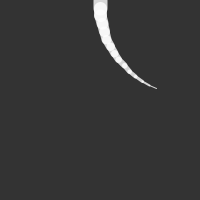
Frame 1 (no input)
Frame 60 (the mouse pressed at the canvas centre just before this capture): identical to frame 1, image omitted
Frame 120 (the mouse held since frame 60 and released just before this capture): identical to frame 1, image omitted

The Processing sketch that drew this single still picture (run headless with seeded random() and noise(); from frame 60 on, the mouse is pressed at the canvas centre):

// Processing sketch: sketch_04_tail
// ── sketch_04_tail.pde
int x = 100;   //tailの開始位置
int u = 14;    //tailを構成する直線の数
float a = -5;  //直線同士の角度


void setup(){
  
  size(200, 200);
  stroke(255, 255, 255, 204);
 
}

void draw(){

  background(51);
  
  tail(x, u, a);
}


void tail(int xpos, int units, float angle){
 
  pushMatrix();
  
  translate(xpos, 0);      //原点(0,0)を(xpos,0)に移動する
  
  for(int i = units; i > 0; i--){
      strokeWeight(i);
      line(0, 0, 0, 8);    //原点(0,0)から(0,8)へ線を引く
      translate(0, 8);     //原点を(0,8)へ移動する
      rotate(radians(angle));       //原点を中心にangleだけ回転させる
  }
  
  popMatrix();
  
}
